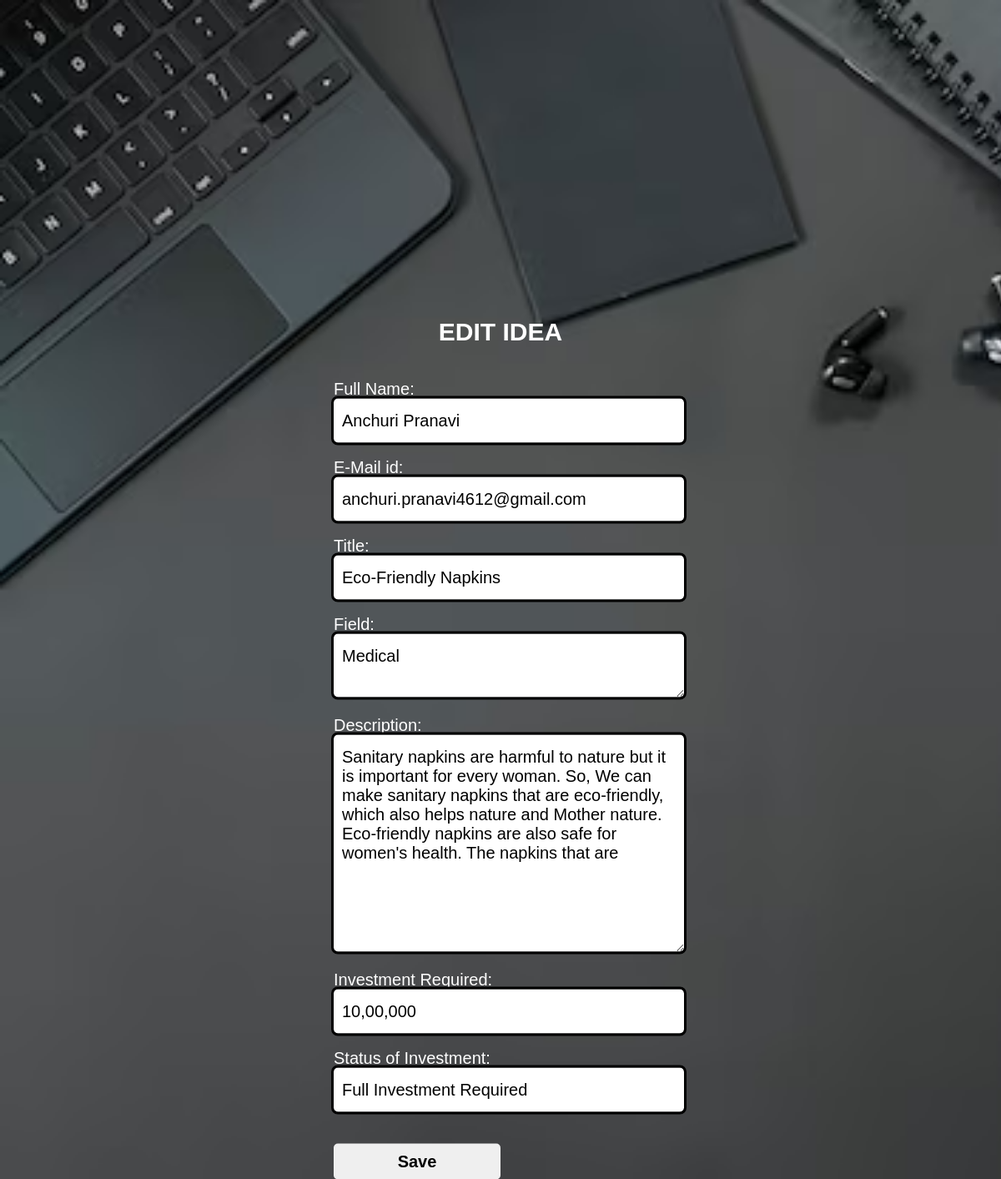
/details.php?title=Eco-Friendly Napkins, run on the app's committed database.
### tables this page shows
CREATE TABLE `ideas` (
  `name` varchar(50) NOT NULL,
  `email` varchar(50) NOT NULL,
  `title` varchar(50) NOT NULL,
  `field` varchar(50) NOT NULL,
  `description` varchar(250) NOT NULL,
  `investmentreq` varchar(50) NOT NULL,
  `status` varchar(50) NOT NULL,
  `image` blob NOT NULL
);

### details.php (the view, shortened to what this page needs)
<?php
$title = $_GET['title'];
$host = "localhost";
$dbname = "user";
$username = "root";
$password = "";
$conn = new PDO("mysql:host=$host;dbname=$dbname;charset=utf8", $username, $password);
$query = "SELECT * FROM ideas WHERE title = :title";
$stmt = $conn->prepare($query);
$stmt->bindParam(':title', $title);
$stmt->execute();
$idea = $stmt->fetch(PDO::FETCH_ASSOC);
?>
<!DOCTYPE html>
<html>
<head>
    <link rel="stylesheet" href="create.css">
</head>
<body>
    <div class="creation"><br><br>
        <form action="" method="POST">
            <br><br>
            <br><br>
            <br><br>
            <br><br>
            <br><br><br><br><br><br><br><br><br><br>
            <h1 style="color:white;">Edit Idea</h1>
            <label for="fullname">Full Name:</label>
            <input type="text" name="fullname" id="FullName" required placeholder="Enter the Full name" value="<?php echo $idea['name']; ?>">
            <br>
            <br>
            <label for="email">E-Mail id:</label>
            <input type="email" name="email" id="email" placeholder="Enter the Email" required value="<?php echo $idea['email']; ?>">
            <br>
            <br>
            <label for="title">Title:</label>
            <input type="text" name="title" id="title" required placeholder="Enter the Title" value="<?php echo $idea['title']; ?>">
            <br>
            <br>
            <label for="field">Field:</label>
            <textarea name="field" id="field" rows="2" cols="25" required><?php echo $idea['field']; ?></textarea>
            <br>
            <br>
            <label for="message">Description:</label>
            <textarea name="message" id="message" rows="10" cols="25" required placeholder="Enter your idea description in 800 words"><?php echo $idea['description']; ?></textarea>
            <br>
            <br>
            <label for="investment">Investment Required:</label>
            <input type="text" name="investment" id="investment" required placeholder="Quote the Amount" value="<?php echo $idea['investmentreq']; ?>">
            <br>
            <br>
            <label>Status of Investment:</label>
            <input type="text" name="status" id="status" required placeholder="status" value="<?php echo $idea['status']; ?>">
            <br>
            <br>
            <button type="submit">Save</button>
        </form>
    </div>
</body>
</html>

### create.css (style rules this page uses)
* { margin:0; padding:0; font-family:sans-serif; }
body { background-size:cover; color: #000; background-repeat:no repeat; background-attachment:fixed; }
.creation { position:absolute; top:50%; left:50%; transform: translate(-50%,-50%); width:400px; }
.creation h1 { font-size:30px; text-align:center; text-transform:uppercase; margin:40px 0; }
.creation label { margin:15px 0; font-size:20px; color:#fff; }
.creation input { font-size:20px; padding:15px 10px; width:100%; border:0; border-radius:5px; outline:solid; }
.creation textarea { font-size:20px; padding:15px 10px; width:100%; border:0; border-radius:5px; outline:solid; }
.creation button { font-size:20px; font-weight:bold; margin:20px 0; padding:10px 15px; width:50%; border:0; border-radius:5px; }

### details.php (style rules this page uses)
body { background-image: url("keyboard.png"); display: flex; justify-content: center; align-items: center; height: 100vh; margin: 0; }

### data on the page
ideas: fullname "Anchuri Pranavi", email "anchuri.pranavi4612@gmail.com", title "Eco-Friendly Napkins", field "Medical", message "Sanitary napkins are harmful to nature but it is important for every woman. So, We can make sanitary napkins that are eco-friendly, which also helps nature and Mother nature. Eco-friendly napkins are also safe for women's health. The napkins that are", investment "10,00,000", status "Full Investment Required"
